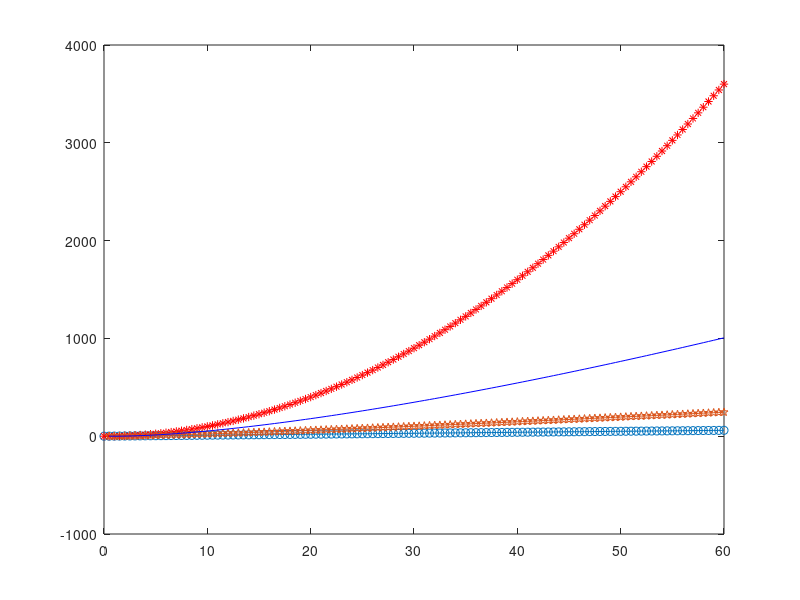

MATLAB code for this plot:
clear all
clc
x=0:0.5:60;
y1= x;
y2= x.^2;
y3= x.*(log(x));
y4= x.*(log(x)).^2;

plot(x,y1,'-o')
hold on

plot(x,y2,'*r')
hold on

plot(x,y3,'-p')
hold on

plot(x,y4,'-b')
hold on

